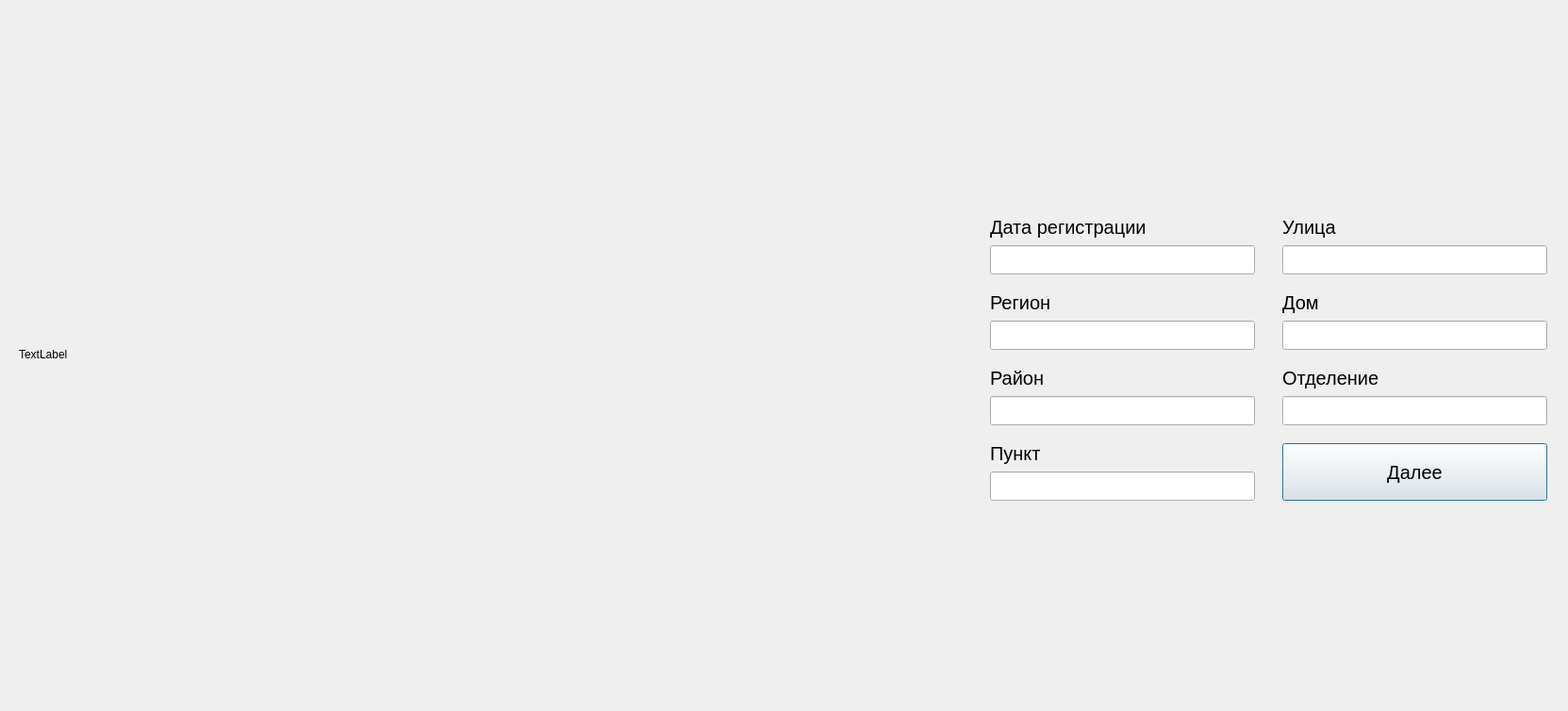
<?xml version="1.0" encoding="UTF-8"?>
<ui version="4.0">
 <class>Dialog</class>
 <widget class="QDialog" name="Dialog">
  <property name="geometry">
   <rect>
    <x>0</x>
    <y>0</y>
    <width>1663</width>
    <height>754</height>
   </rect>
  </property>
  <property name="windowTitle">
   <string>Вторая страница</string>
  </property>
  <widget class="QLabel" name="label_image">
   <property name="geometry">
    <rect>
     <x>20</x>
     <y>20</y>
     <width>1001</width>
     <height>711</height>
    </rect>
   </property>
   <property name="text">
    <string>TextLabel</string>
   </property>
  </widget>
  <widget class="QLineEdit" name="state">
   <property name="geometry">
    <rect>
     <x>1360</x>
     <y>420</y>
     <width>281</width>
     <height>31</height>
    </rect>
   </property>
   <property name="font">
    <font>
     <pointsize>12</pointsize>
    </font>
   </property>
   <property name="text">
    <string/>
   </property>
  </widget>
  <widget class="QPushButton" name="button_add">
   <property name="geometry">
    <rect>
     <x>1360</x>
     <y>470</y>
     <width>281</width>
     <height>61</height>
    </rect>
   </property>
   <property name="font">
    <font>
     <pointsize>15</pointsize>
    </font>
   </property>
   <property name="text">
    <string>Далее</string>
   </property>
  </widget>
  <widget class="QLineEdit" name="ray">
   <property name="geometry">
    <rect>
     <x>1050</x>
     <y>420</y>
     <width>281</width>
     <height>31</height>
    </rect>
   </property>
   <property name="font">
    <font>
     <pointsize>12</pointsize>
    </font>
   </property>
  </widget>
  <widget class="QLineEdit" name="house">
   <property name="geometry">
    <rect>
     <x>1360</x>
     <y>340</y>
     <width>281</width>
     <height>31</height>
    </rect>
   </property>
   <property name="font">
    <font>
     <pointsize>12</pointsize>
    </font>
   </property>
  </widget>
  <widget class="QLabel" name="label_street">
   <property name="geometry">
    <rect>
     <x>1360</x>
     <y>220</y>
     <width>161</width>
     <height>41</height>
    </rect>
   </property>
   <property name="font">
    <font>
     <family>MS Shell Dlg 2</family>
     <pointsize>15</pointsize>
    </font>
   </property>
   <property name="text">
    <string>Улица</string>
   </property>
  </widget>
  <widget class="QLineEdit" name="region">
   <property name="geometry">
    <rect>
     <x>1050</x>
     <y>340</y>
     <width>281</width>
     <height>31</height>
    </rect>
   </property>
   <property name="font">
    <font>
     <pointsize>12</pointsize>
    </font>
   </property>
  </widget>
  <widget class="QLabel" name="label_state">
   <property name="geometry">
    <rect>
     <x>1360</x>
     <y>380</y>
     <width>161</width>
     <height>41</height>
    </rect>
   </property>
   <property name="font">
    <font>
     <family>MS Shell Dlg 2</family>
     <pointsize>15</pointsize>
    </font>
   </property>
   <property name="text">
    <string>Отделение</string>
   </property>
  </widget>
  <widget class="QLabel" name="label_punkt">
   <property name="geometry">
    <rect>
     <x>1050</x>
     <y>460</y>
     <width>121</width>
     <height>41</height>
    </rect>
   </property>
   <property name="font">
    <font>
     <family>MS Shell Dlg 2</family>
     <pointsize>15</pointsize>
    </font>
   </property>
   <property name="text">
    <string>Пункт</string>
   </property>
  </widget>
  <widget class="QLineEdit" name="punkt">
   <property name="geometry">
    <rect>
     <x>1050</x>
     <y>500</y>
     <width>281</width>
     <height>31</height>
    </rect>
   </property>
   <property name="font">
    <font>
     <pointsize>12</pointsize>
    </font>
   </property>
  </widget>
  <widget class="QLabel" name="label_reg_date">
   <property name="geometry">
    <rect>
     <x>1050</x>
     <y>220</y>
     <width>181</width>
     <height>41</height>
    </rect>
   </property>
   <property name="font">
    <font>
     <family>MS Shell Dlg 2</family>
     <pointsize>15</pointsize>
    </font>
   </property>
   <property name="text">
    <string>Дата регистрации</string>
   </property>
  </widget>
  <widget class="QLabel" name="label_region">
   <property name="geometry">
    <rect>
     <x>1050</x>
     <y>300</y>
     <width>161</width>
     <height>41</height>
    </rect>
   </property>
   <property name="font">
    <font>
     <family>MS Shell Dlg 2</family>
     <pointsize>15</pointsize>
    </font>
   </property>
   <property name="text">
    <string>Регион</string>
   </property>
  </widget>
  <widget class="QLineEdit" name="street">
   <property name="geometry">
    <rect>
     <x>1360</x>
     <y>260</y>
     <width>281</width>
     <height>31</height>
    </rect>
   </property>
   <property name="font">
    <font>
     <pointsize>12</pointsize>
    </font>
   </property>
  </widget>
  <widget class="QLineEdit" name="reg_date">
   <property name="geometry">
    <rect>
     <x>1050</x>
     <y>260</y>
     <width>281</width>
     <height>31</height>
    </rect>
   </property>
   <property name="font">
    <font>
     <pointsize>12</pointsize>
    </font>
   </property>
  </widget>
  <widget class="QLabel" name="label_house">
   <property name="geometry">
    <rect>
     <x>1360</x>
     <y>300</y>
     <width>161</width>
     <height>41</height>
    </rect>
   </property>
   <property name="font">
    <font>
     <family>MS Shell Dlg 2</family>
     <pointsize>15</pointsize>
    </font>
   </property>
   <property name="text">
    <string>Дом</string>
   </property>
  </widget>
  <widget class="QLabel" name="label_ray">
   <property name="geometry">
    <rect>
     <x>1050</x>
     <y>380</y>
     <width>151</width>
     <height>41</height>
    </rect>
   </property>
   <property name="font">
    <font>
     <family>MS Shell Dlg 2</family>
     <pointsize>15</pointsize>
    </font>
   </property>
   <property name="text">
    <string>Район</string>
   </property>
  </widget>
 </widget>
 <resources/>
 <connections/>
</ui>
